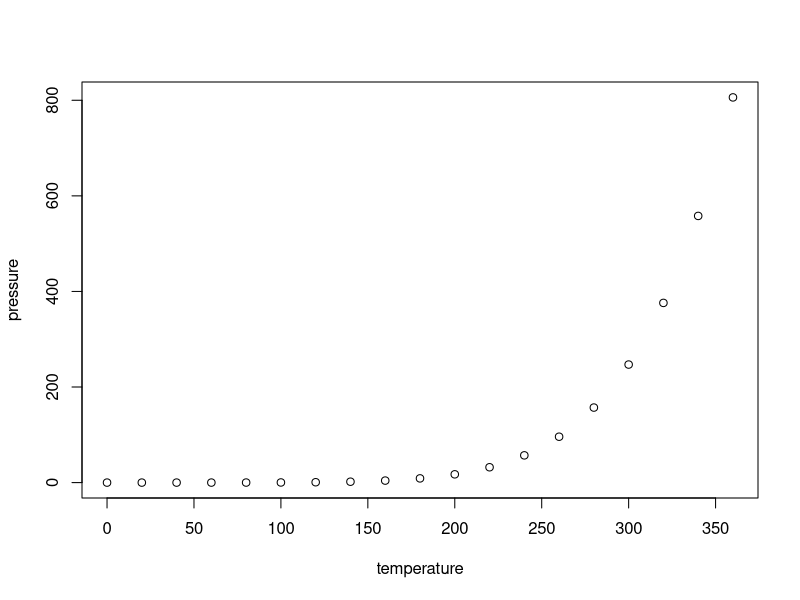
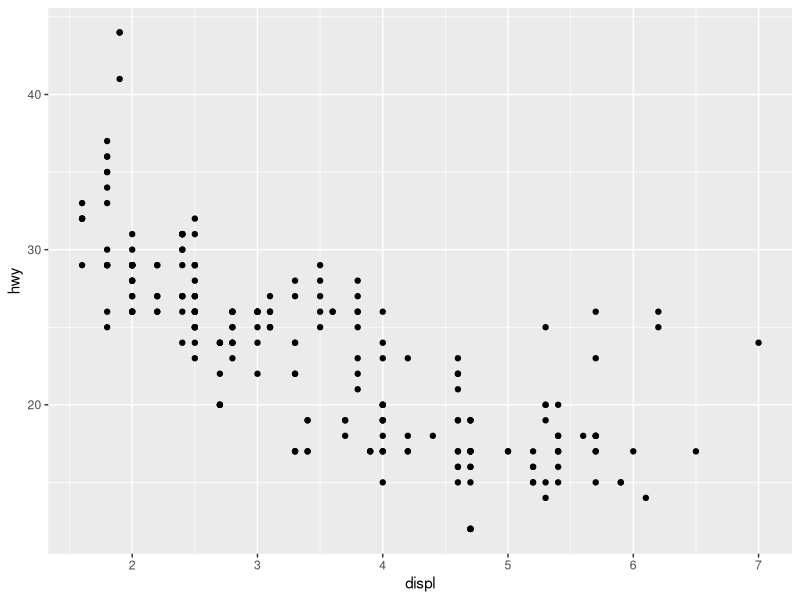
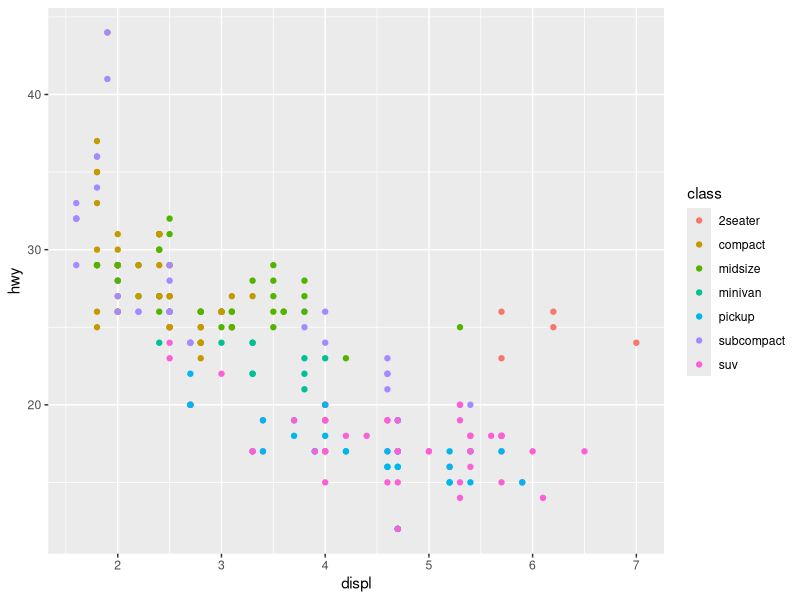
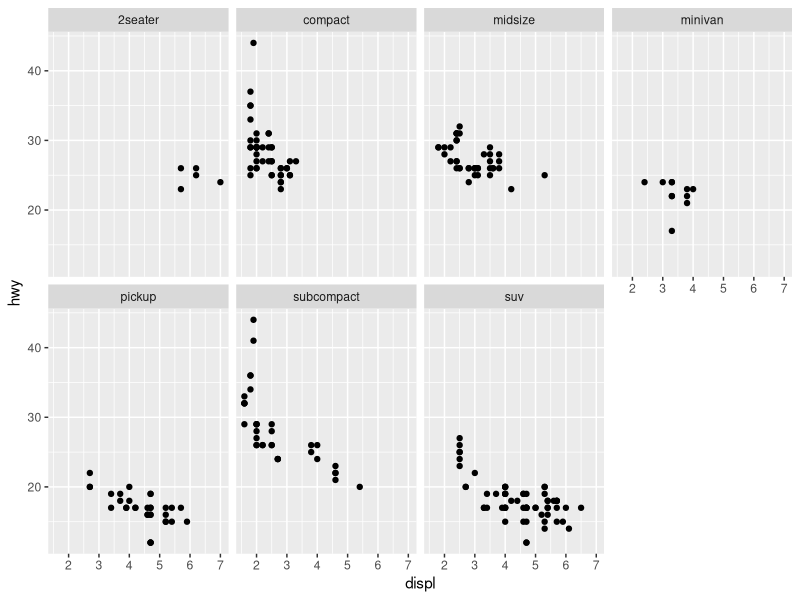
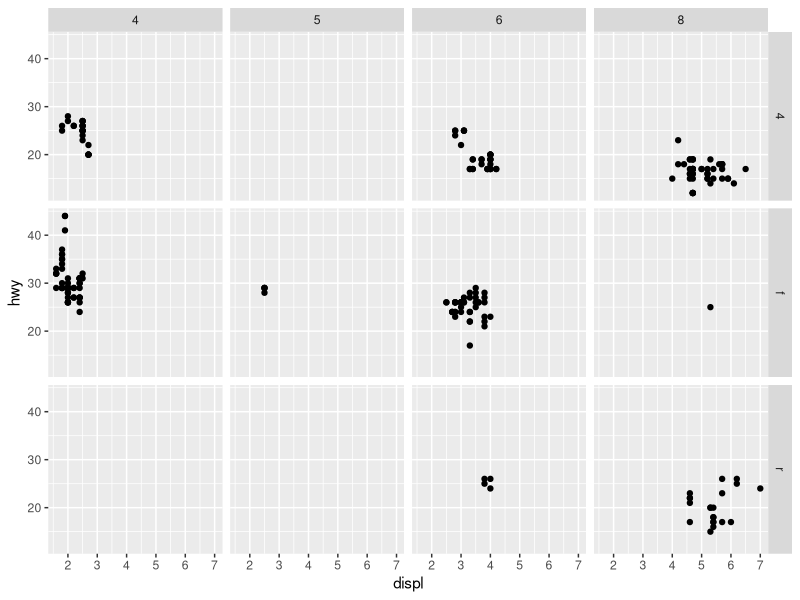
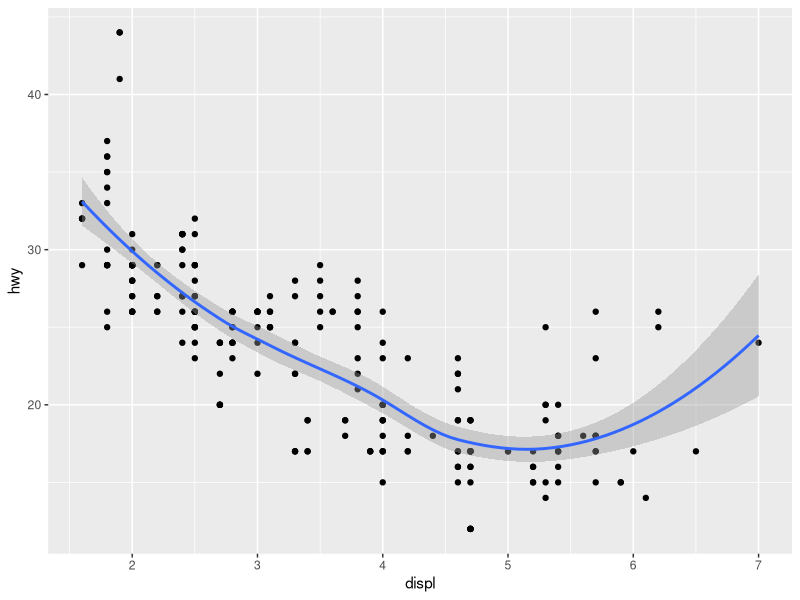
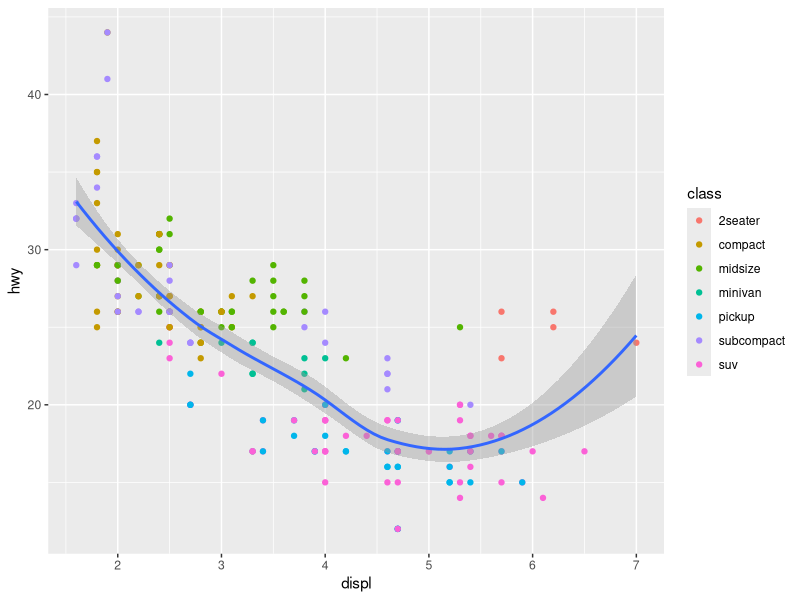
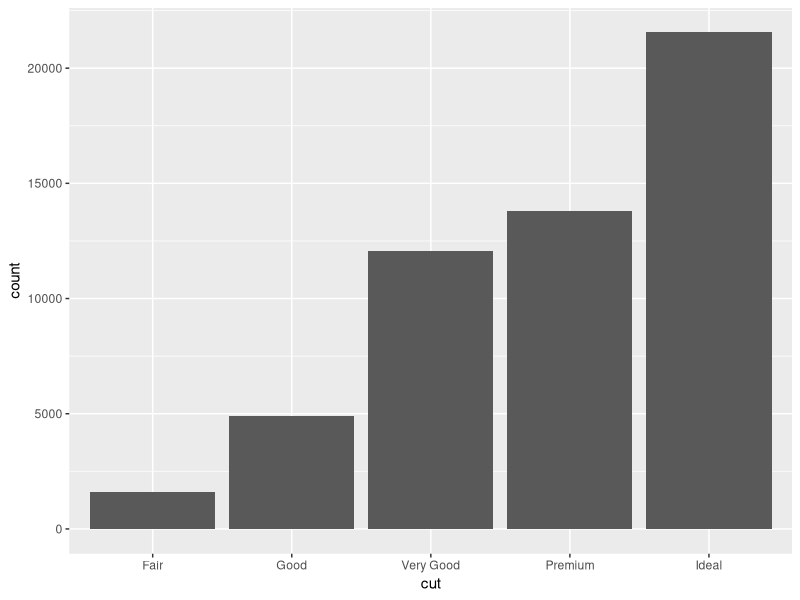

The R script that drew these images, in order:
## ---- chunk 1
knitr::opts_chunk$set(echo = TRUE)
## ---- chunk 2
summary(cars)
print("hello world")
## ---- chunk 3
plot(pressure)
## ---- chunk 4
my_string <- "hello world"
print(my_string)

7
x <- 1
y <- 2
z <- x + y
## ---- chunk 5
apple <- c("red", "green", "yellow")
print(apple)
print(class(apple))
## ---- chunk 6
list1 <- list(c(2, 5, 3), 21, sin, TRUE)
print(list1)
## ---- chunk 7
M = matrix(c('a', 'a', 'b', 'c', 'b', 'a'), nrow = 2, ncol = 3, byrow = TRUE)
print(M)
## ---- chunk 8
# repeats values until dimensions filled
a <- array(c('green', 'yellow'), dim = c(3, 3, 2))
print(a)
## ---- chunk 9
BMI <- data.frame(
  Gender = factor(c("Male", "Female", "Male")),
  Height = c(1.75, 1.60, 1.80),
  Weight = c(70, 60, 80),
  Age = c(52, 18, 34)
)
print(BMI)
## ---- chunk 10
# install.packages("tidyverse")
library(tidyverse)
## ---- chunk 11
mpg %>% # pipes mpg to filter
  
dplyr::filter(model == "a4") %>% # return rows that satisfy condition

dplyr::arrange(year, cyl) %>% # reorder your columns

dplyr::mutate(old = year < 2000,
              full_wheel_drive = drv == 'f') %>% # add new preserve old

# dplyr::transmute("full_wheel_drive" = drv == "f") # add new drop old

dplyr::select(-drv) # keep or remove columns (all but drv)

mpg %>%
dplyr::count(model, sort = TRUE) # create aggregate stats
## ---- chunk 12
# ggplot(data = <DATA>) + 
#   <GEOM_FUNCTION>(mapping = aes(<MAPPINGS>))

ggplot(data = mpg) + 
  geom_point(mapping = aes(x = displ, y = hwy)) 

ggplot(data = mpg) + 
  geom_point(mapping = aes(x = displ, y = hwy, color = class)) 

ggplot(data = mpg) + 
  geom_point(mapping = aes(x = displ, y = hwy)) +
  facet_wrap(~ class, nrow= 2)

ggplot(data = mpg) + 
  geom_point(mapping = aes(x = displ, y = hwy)) +
  facet_grid(drv ~ cyl)

ggplot(data = mpg) + 
  geom_point(mapping = aes(x = displ, y = hwy)) + 
  geom_smooth(mapping = aes(x = displ, y = hwy))

ggplot(data = mpg, mapping = aes(x = displ, y = hwy)) + 
  geom_point(mapping = aes(color = class)) + 
  geom_smooth()

ggplot(data = diamonds) + 
  geom_bar(mapping = aes(x = cut))

